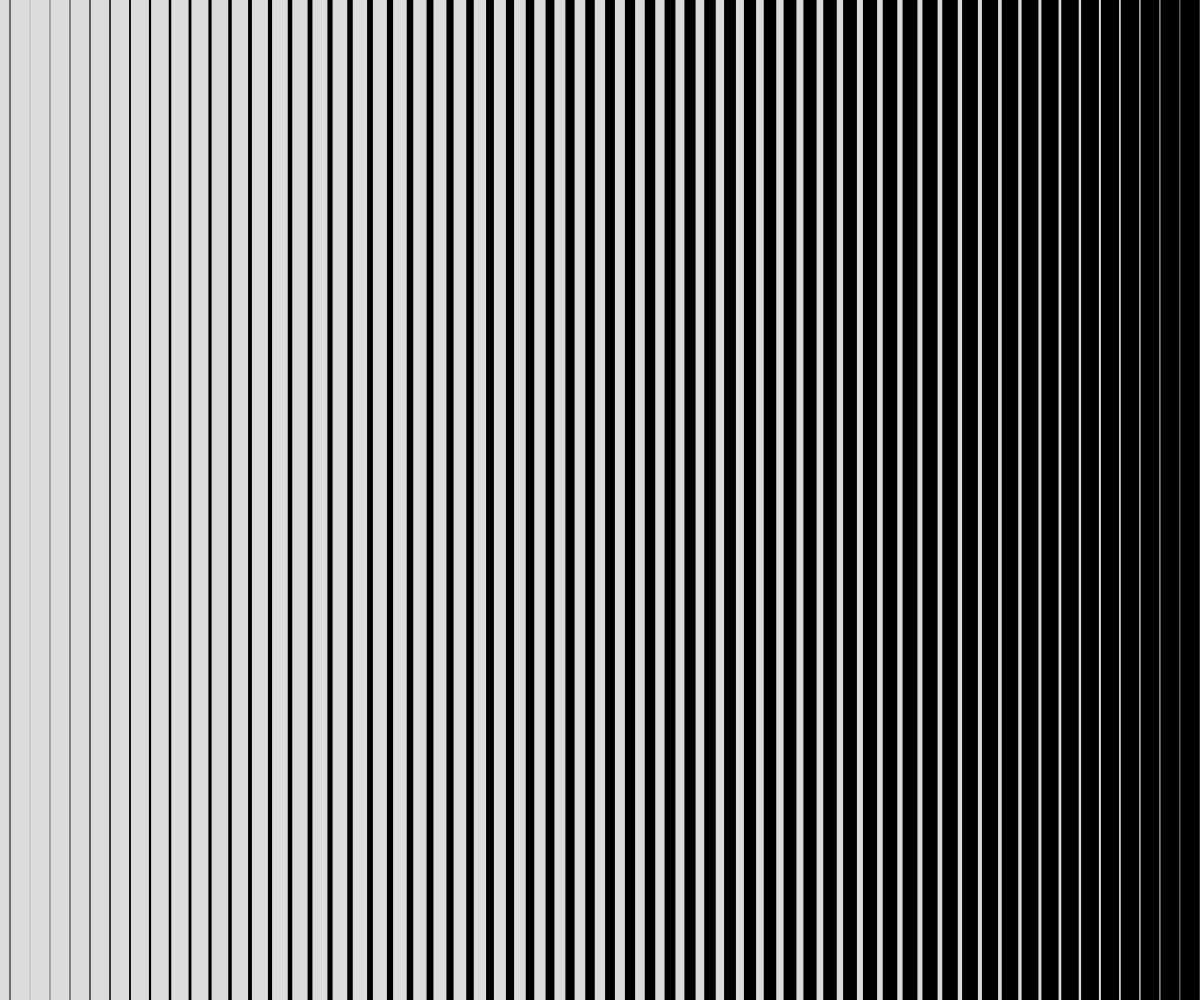
Frame 1 (no input)
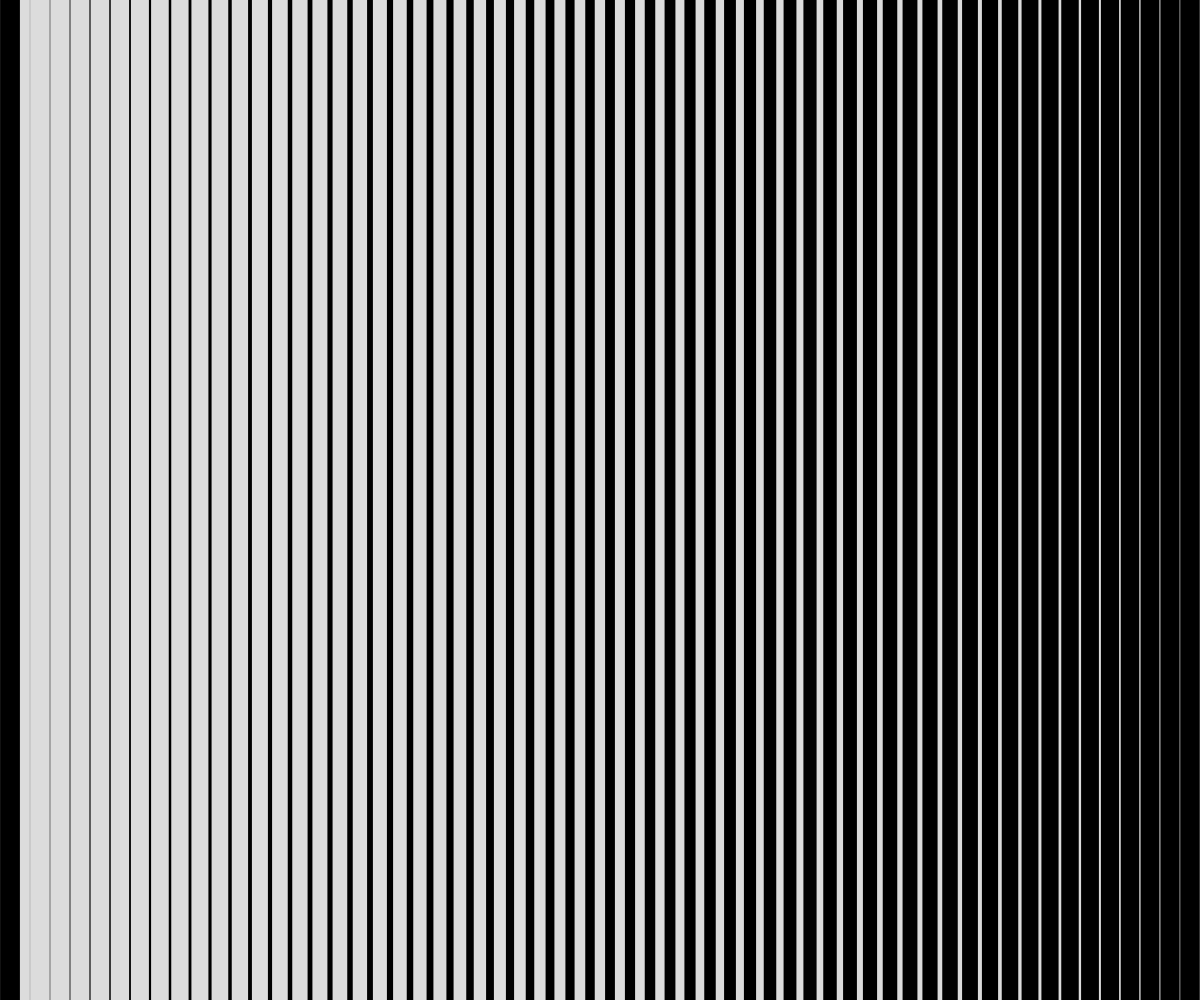
Frame 60 (no input)
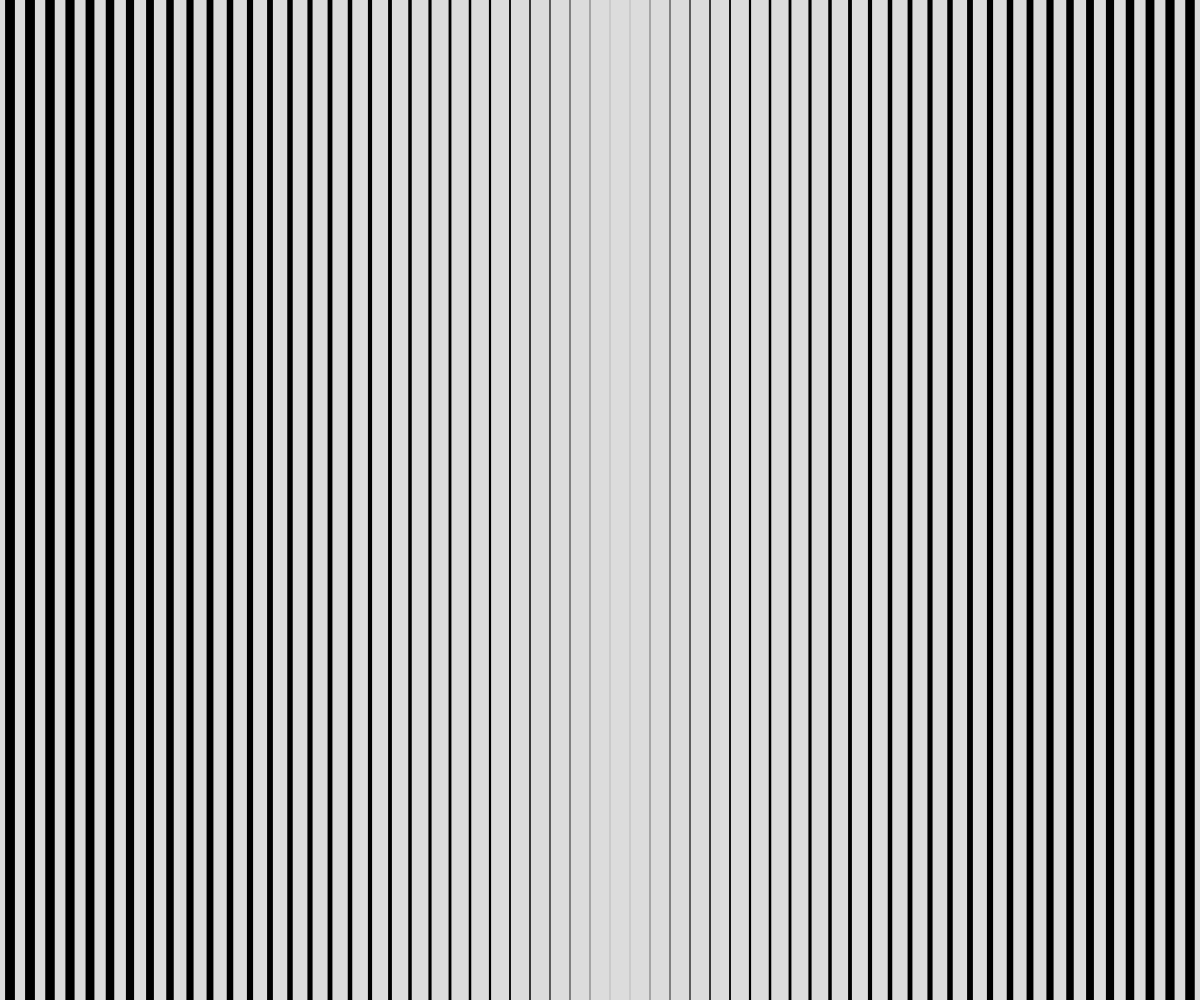
Frame 120 (the mouse pressed at the canvas centre since frame 60)

The p5.js sketch that drew these frames (run headless with seeded random() and noise() and a simulated clock; from frame 60 on, the mouse is pressed at the canvas centre):

// p5.js sketch
// ── sketch.js
function setup() {
  createCanvas(windowWidth, windowHeight);
}

function draw() {
  background(220);
  for (var x = 10; x < windowWidth; x = x + 20) {
    line(x, 0, x, windowHeight);
    let ratio = abs(mouseX - x);
    let grad = (ratio / windowWidth) * 20;
    strokeWeight(grad);
  }
}
